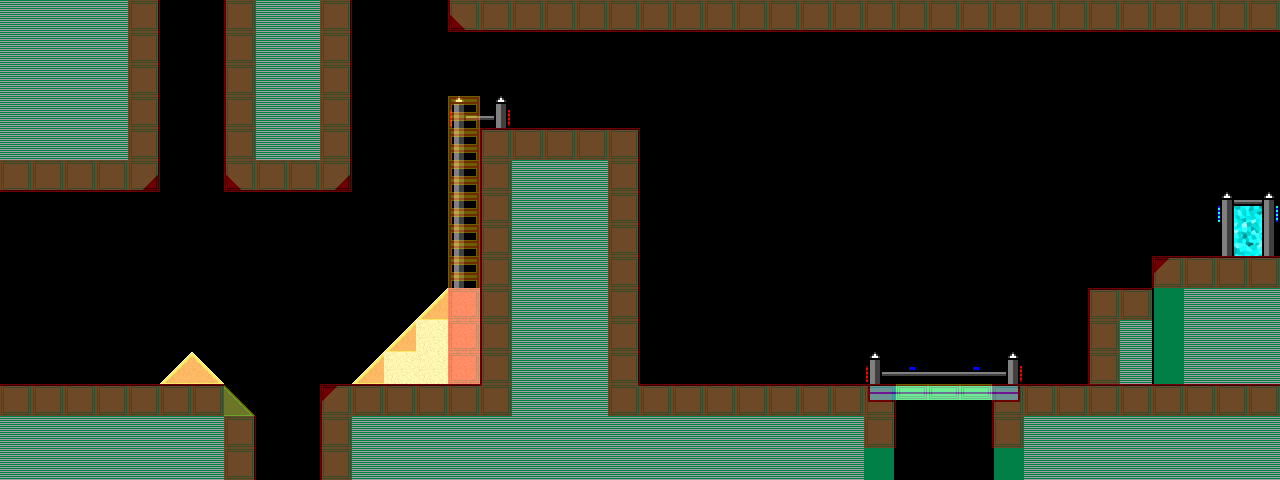

Below is a game level as drawn by its tile map, then a one-line description and the .tmx that defines it (tile-layer data replaced by summaries):
An orthogonal 40x15 tile map with 32x32 px tiles, 6 tile layers (Parallax_layer_1, Parallax_layer_2, Background, Foreground, ...), 2 tilesets and 11 objects (7x CoinEntity, 2x me.LevelEntity, mainPlayer, EnemyEntity).

<map version="1.0" orientation="orthogonal" width="40" height="15" tilewidth="32" tileheight="32">
 <properties>
  <property name="background_color" value="#e3faff" />
 </properties>
 <tileset firstgid="1" name="area01_level_tiles" tilewidth="32" tileheight="32">
  <image source="area01_tileset/area01_level_tiles.png" width="640" height="241" />
 </tileset>
 <tileset firstgid="141" name="metatiles32x32" tilewidth="32" tileheight="32">
  <image source="area01_tileset/metatiles32x32.png" width="160" height="32" />
  <tile id="0">
   <properties>
    <property name="type" value="solid" />
   </properties>
  </tile>
  <tile id="1">
   <properties>
    <property name="type" value="platform" />
   </properties>
  </tile>
  <tile id="2">
   <properties>
    <property name="type" value="lslope" />
   </properties>
  </tile>
  <tile id="3">
   <properties>
    <property name="type" value="rslope" />
   </properties>
  </tile>
  <tile id="4">
   <properties>
    <property name="type" value="ladder" />
   </properties>
  </tile>
 </tileset>
 <layer name="Parallax_layer_1" width="40" height="15">
  <properties>
   <property name="imagesrc" value="area01_bkg0" />
  </properties>
  <data>[600 cells, 0 non-empty, 0 distinct tile ids]</data>
 </layer>
 <layer name="Parallax_layer_2" width="40" height="15">
  <properties>
   <property name="imagesrc" value="area01_bkg1" />
  </properties>
  <data>[600 cells, 0 non-empty, 0 distinct tile ids]</data>
 </layer>
 <layer name="Background" width="40" height="15">
  <data>[600 cells, 0 non-empty, 0 distinct tile ids]</data>
 </layer>
 <layer name="Foreground" width="40" height="15">
  <data>[600 cells, 269 non-empty, 23 distinct tile ids]</data>
 </layer>
 <objectgroup color="#00ff00" name="Entities" width="40" height="15">
  <object name="mainPlayer" x="61" y="312" width="32" height="32">
   <properties>
    <property name="image" value="gripe_run_right" />
    <property name="spritewidth" value="64" />
   </properties>
  </object>
  <object name="CoinEntity" x="1117" y="189" width="32" height="32">
   <properties>
    <property name="image" value="spinning_coin_gold" />
    <property name="spritewidth" value="32" />
   </properties>
  </object>
  <object name="CoinEntity" x="311" y="295" width="32" height="32">
   <properties>
    <property name="image" value="spinning_coin_gold" />
    <property name="spritewidth" value="32" />
   </properties>
  </object>
  <object name="CoinEntity" x="864" y="256" width="32" height="32">
   <properties>
    <property name="image" value="spinning_coin_gold" />
    <property name="spritewidth" value="32" />
   </properties>
  </object>
  <object name="CoinEntity" x="989" y="259" width="32" height="32">
   <properties>
    <property name="image" value="spinning_coin_gold" />
    <property name="spritewidth" value="32" />
   </properties>
  </object>
  <object name="CoinEntity" x="559" y="69" width="32" height="32">
   <properties>
    <property name="image" value="spinning_coin_gold" />
    <property name="spritewidth" value="32" />
   </properties>
  </object>
  <object name="CoinEntity" x="176" y="282" width="32" height="32">
   <properties>
    <property name="image" value="spinning_coin_gold" />
    <property name="spritewidth" value="32" />
   </properties>
  </object>
  <object name="CoinEntity" x="691" y="327" width="32" height="32">
   <properties>
    <property name="image" value="spinning_coin_gold" />
    <property name="spritewidth" value="32" />
   </properties>
  </object>
 </objectgroup>
 <objectgroup color="#ff0000" name="EnemyEntities" width="40" height="15">
  <object name="EnemyEntity" x="654" y="344" width="419" height="29" />
 </objectgroup>
 <layer name="Foreground2" width="40" height="15">
  <data>[600 cells, 10 non-empty, 9 distinct tile ids]</data>
 </layer>
 <layer name="collision" width="40" height="15" opacity="0.43">
  <data>[600 cells, 132 non-empty, 5 distinct tile ids]</data>
 </layer>
 <objectgroup color="#ffaa00" name="LimitesNiveau" width="40" height="15">
  <object name="me.LevelEntity" x="1214" y="188" width="64" height="64">
   <properties>
    <property name="duration" value="250" />
    <property name="fade" value="#000000" />
    <property name="to" value="area03" />
   </properties>
  </object>
  <object name="me.LevelEntity" x="0" y="448" width="1278" height="32">
   <properties>
    <property name="duration" value="250" />
    <property name="fade" value="#000000" />
    <property name="to" value="area02" />
   </properties>
  </object>
 </objectgroup>
</map>
